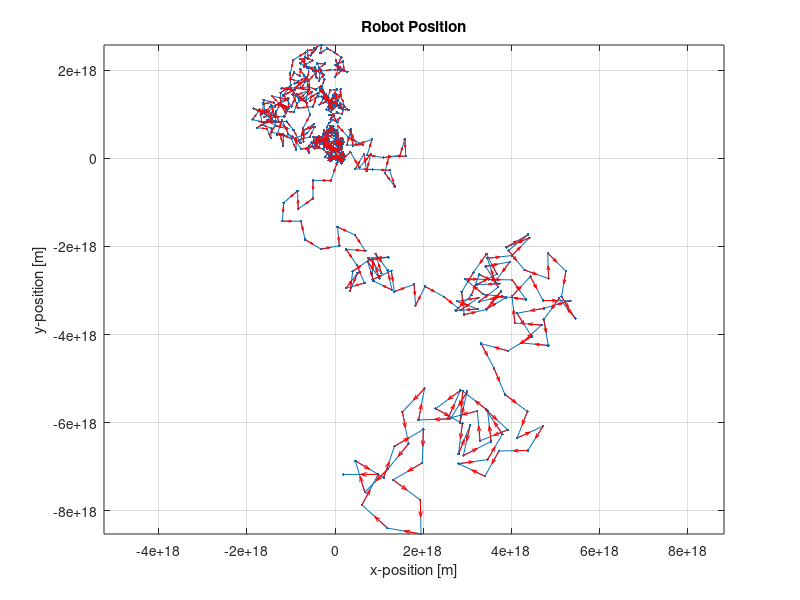
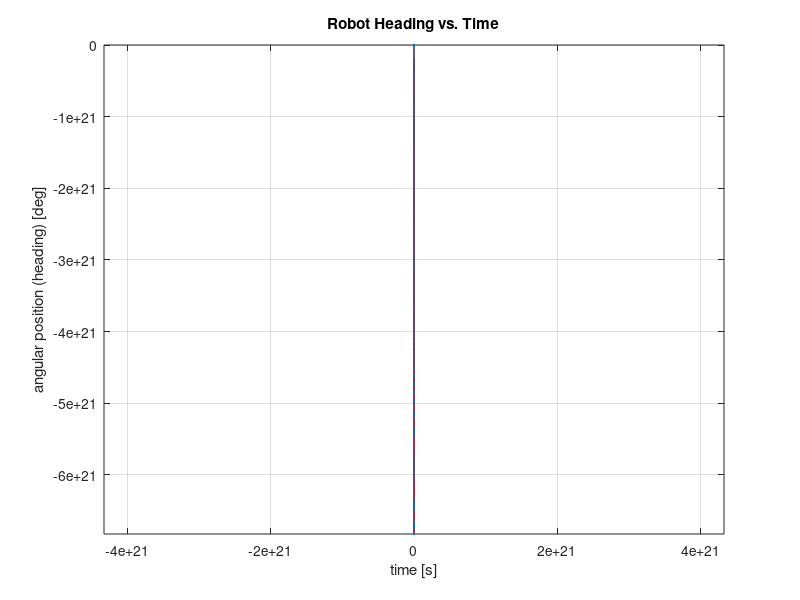
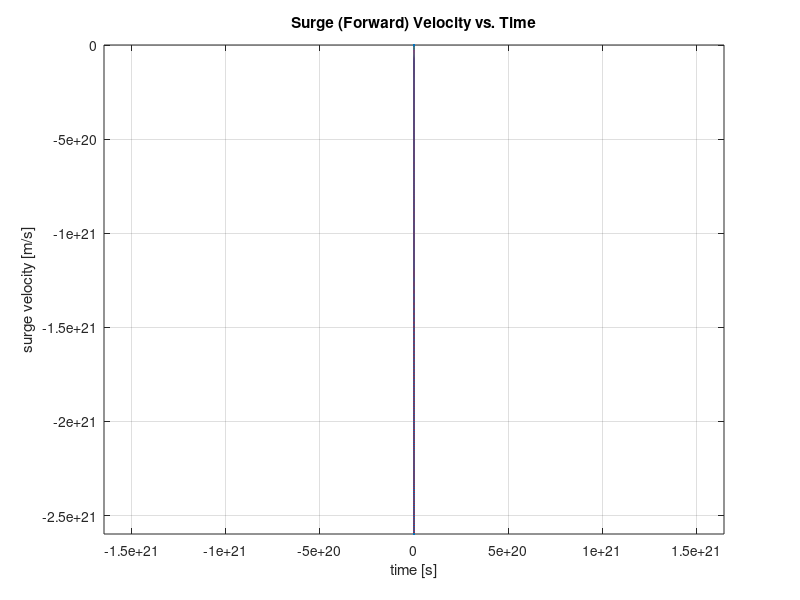

The MATLAB script that drew these images, in order:
% still work in progress... ask brennan if you have questions.

function heading_velocity_controller_and_simulation()

    % Clear workspace
    clear all;
    close all;
    clc;
    
    % Simulation parameters
    [dt,tend,N] = sim_params();

    % System inputs
    [x0,m,I,bu,bv,bpsi,theta,w,l,K] = input_vars();
    
    % Create state vector
    x = state_vector(N,x0);
    
    % Set goal variables
    [v_goal,psi_goal] = goal_vars();
    
    % Set input matrix
    FQ = [0,0,0,0];
    
    % Tracking matrics
    T = zeros(4,N);     % thruster output [N] (max 245 N)
    up = zeros(4,N);    % thurster proportional gain [N]
    ui = zeros(4,N);    % thurster integral gain [N]
    ud = zeros(4,N);    % thurster derivative gain [N]
    u = zeros(4,N);     % thurster total gain [N]
    error = zeros(2,N); % control variable error
    int = zeros(2,N);   % control variable integrator
          
    % Start controller ... all this should get functioned once working
    % properly...
    for k = 2:1:N-1
                
        % Calculate error
        error(1,k) = psi_goal-x(3,k);       % heading error
        error(2,k) = v_goal-x(4,k);         % velocity error
        
        % Proportional gain (increases with large errors)
        up(1,k) = K(1)*(error(2,k)+error(1,k));
        up(2,k) = K(1)*(error(2,k)-error(1,k));
        up(3,k) = K(1)*(error(2,k)+error(1,k));
        up(4,k) = K(1)*(error(2,k)-error(1,k));    

        % Integral gain (increases with large change in error)
        ui(1,k) = K(2)*(int(2,k)+int(1,k));
        ui(2,k) = K(2)*(int(2,k)-int(1,k));
        ui(3,k) = K(2)*(int(2,k)+int(1,k));
        ui(4,k) = K(2)*(int(2,k)-int(1,k));
        int(1,k+1) = int(1,k)+error(1,k);       % increment integrator
        int(2,k+1) = int(2,k)+error(2,k);
        
        % Derivative gain (increases with large change in state)
        u(1,k) = K(3)*((x(4,k)-x(4,k-1))/dt+(x(3,k)-x(3,k-1))/dt);
        u(2,k) = K(3)*((x(4,k)-x(4,k-1))/dt-(x(3,k)-x(3,k-1))/dt);
        u(3,k) = K(3)*((x(4,k)-x(4,k-1))/dt+(x(3,k)-x(3,k-1))/dt);
        u(4,k) = K(3)*((x(4,k)-x(4,k-1))/dt-(x(3,k)-x(3,k-1))/dt);

        % Total gain vector
        u(1,k) = up(1,k)+ui(1,k)+ud(1,k);
        u(2,k) = up(2,k)+ui(2,k)+ud(2,k);
        u(3,k) = up(3,k)+ui(3,k)+ud(3,k);
        u(4,k) = up(4,k)+ui(4,k)+ud(4,k);
                
        % Iterate inputs
        T(1,k) = T(1,k)+u(1,k);
        T(2,k) = T(2,k)+u(2,k);
        T(3,k) = T(3,k)+u(2,k);
        T(4,k) = T(4,k)+u(4,k);
        
        % Plant simulation 
        A = [0 0 0 cos(x(3,k)) -sin(x(3,k)) 0;...
            0 0 0 sin(x(3,k)) cos(x(3,k)) 0;...
            0 0 0 0 0 1;...
            0 0 0 -bu/m 0 0;...
            0 0 0 0 -bv/m 0;...
            0 0 0 0 0 -bpsi/I];
        B = [0 0 0 0;...
            0 0 0 0;...
            0 0 0 0;...
            cos(theta)/m cos(theta)/m cos(theta)/m cos(theta)/m;...
            sin(theta)/m -sin(theta)/m sin(theta)/m -sin(theta)/m;...
            (w*cos(theta))/(2*I)-(l*sin(theta))/(2*I) -(w*cos(theta))/(2*I)+(l*sin(theta))/(2*I) -(w*cos(theta))/(2*I)+(l*sin(theta))/(2*I) (w*cos(theta))/(2*I)-(l*sin(theta))/(2*I)];
        F = eye(6)+A*dt;                                                    % Euler integration step
        G = B*dt;
        x(:,k+1) = F*x(:,k)+G*[T(1,k);T(2,k);T(3,k);T(4,k)];                % Euler solution
    end
    
% % %     % Simulate plant (via Euler integration)
% % %     x = plant(N,dt,m,I,bu,bv,bpsi,theta,w,l,x,FQ);
    
    %% Plots

    % Time matrix for plotting
    tt = 0:dt:(N-1)*dt;
    
    figure(); 
    plot_dir(x(1,:),x(2,:));
    xlabel('x-position [m]');
    ylabel('y-position [m]');
    title('Robot Position');
    grid on;
    
    figure();
    plot_dir(tt,rad2deg(x(3,:)));
    xlabel('time [s]');
    ylabel('angular position (heading) [deg]');
    title('Robot Heading vs. Time');
    grid on;
    
    figure();
    plot_dir(tt,rad2deg(x(4,:)));
    xlabel('time [s]');
    ylabel('surge velocity [m/s]');
    title('Surge (Forward) Velocity vs. Time');
    grid on;
    
    % Assign whatever to workspace
    assignin('base','x',x);
    
end

function [dt,tend,N] = sim_params()

    % Time variables
    dt = .01;           % simulation time step [s]
    tend = 100;         % simulation end time [s]
    N = round(tend/dt); % number of steps [ ]

end

function [x0,m,I,bu,bv,bpsi,theta,w,l,k] = input_vars()

    % Initial conditions
    x0(1) = 0;          % x-position [m]
    x0(2) = 0;          % y-position [m]
    x0(3) = pi/2;       % psi (heading) [rad]
    x0(4) = 0;          % surge (forward) velocity [m/s]
    x0(5) = 0;          % sway (transverse) velocity [m/s]
    x0(6) = x0(3);      % psi (heading) [rad]
    
    % Model parameters
    m = 400;                 % mass [kg]
    I = 300;                 % inertia [kg*m^2]
    bu = 40;                 % surge (longitudinal) drag [N*s/m]
    bv = 200;                % sway (transverse) drag [N*s/m]
    bpsi = 200;               % yaw (heading) drag [N*s/(m*rad)]
    
    theta = deg2rad(30);    % thruster mount angle 
    w = 2;                  % width between thrusters [m]
    l = 5;                  % length between thrusters [m]
    
    % Controller gains
    kp = 1;
    ki = 1;
    kd = 1;
    k = [kp ki kd];
    
end

function x = state_vector(N,x0)
    
    % Create vector
    x = zeros(6,N);
    
    % Insert initial conditions
    x(1,1) = x0(1);     % x-position 
    x(2,1) = x0(2);     % y-position
    x(3,1) = x0(3);     % psi (heading)
    x(4,1) = x0(4);     % surge (forward) velocity
    x(5,1) = x0(5);     % sway (transverse) velocity
    x(6,1) = x0(6);     % psi (heading)
    
end

function [v_goal,psi_goal] = goal_vars()
   
    v_goal = 5;                 % goal velocity [m/s]
    psi_goal = deg2rad(45);    % goal heading [rad]

end

function x = plant(N,dt,m,I,bu,bv,bpsi,theta,w,l,x,FQ) 

    for k = 1:1:N-1
        A = [0 0 0 cos(x(3,k)) -sin(x(3,k)) 0;...
            0 0 0 sin(x(3,k)) cos(x(3,k)) 0;...
            0 0 0 0 0 1;...
            0 0 0 -bu/m 0 0;...
            0 0 0 0 -bv/m 0;...
            0 0 0 0 0 -bpsi/I];
        B = [0 0 0 0;...
            0 0 0 0;...
            0 0 0 0;...
            cos(theta)/m cos(theta)/m cos(theta)/m cos(theta)/m;...
            sin(theta)/m -sin(theta)/m sin(theta)/m -sin(theta)/m;...
            (w*cos(theta))/(2*I)-(l*sin(theta))/(2*I) -(w*cos(theta))/(2*I)+(l*sin(theta))/(2*I) -(w*cos(theta))/(2*I)+(l*sin(theta))/(2*I) (w*cos(theta))/(2*I)-(l*sin(theta))/(2*I)];
        F = eye(6)+A*dt;                                                    % Euler integration step
        x(:,k+1) = F*x(:,k)+B*dt*[FQ(1);FQ(2);FQ(3);FQ(4)];                 % Euler solution
    end

end

function [h1, h2] = plot_dir(vX, vY)
    % Adapted from https://www.mathworks.com/matlabcentral/fileexchange/1676-plot-with-direction

    rMag = 0.5;

    % X coordinates of tails of arrows
    vXQ0 = vX(1:end-1);
    % Y coordinates of tails of arrows
    vYQ0 = vY(1:end-1);

    % X coordinates of heads of arrows
    vXQ1 = vX(2:end);
    % Y coordinates of heads of arrows
    vYQ1 = vY(2:end);

    % vector difference between heads & tails
    vPx = (vXQ1 - vXQ0) * rMag;
    vPy = (vYQ1 - vYQ0) * rMag;

    % make plot 
    h1 = plot (vX, vY, '.-');
    hold on;
    
    % add arrows 
    h2 = quiver (vXQ0,vYQ0, vPx, vPy, 0, 'r');
    grid on;
    hold off;
    axis equal;

end
